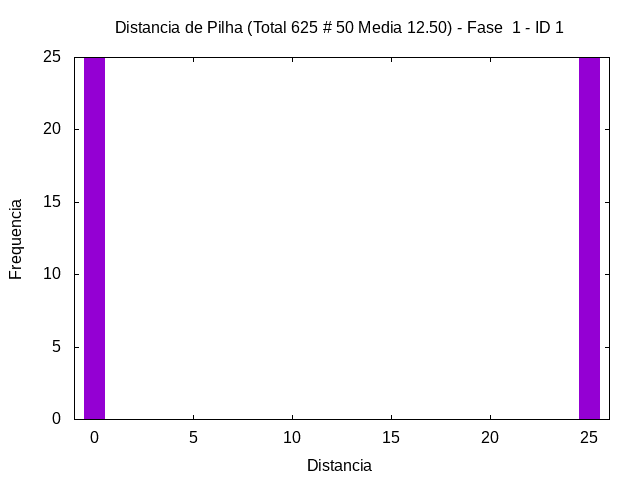

gnuplot code for this plot:
set term png
set output "../out/mem/sum/-hist-1-1.png"
set style fill solid 1.0
set title "Distancia de Pilha (Total 625 # 50 Media 12.50) - Fase  1 - ID 1"
set xlabel "Distancia"
set ylabel "Frequencia"
plot [-1:26] "../out/mem/sum/-hist-1-1.gpdat" u 3:4 w boxes t ""
